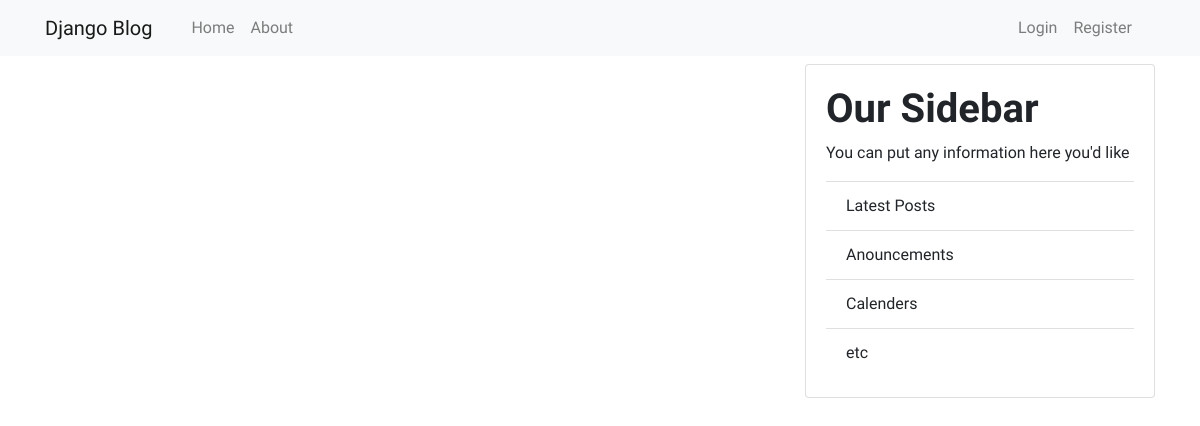
The app's page /, older data.
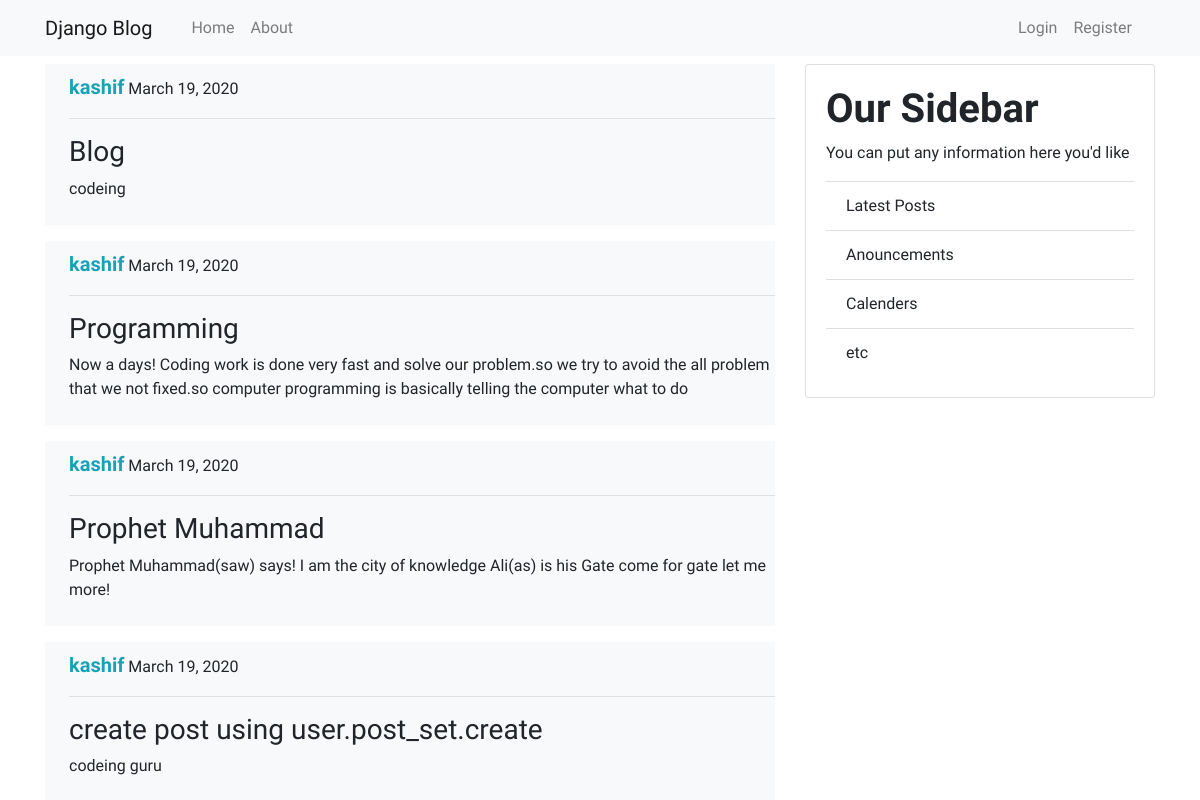
The same page, newer data.
### blog/models.py (models this page shows, shortened)
class Post(models.Model):
    title = models.CharField(max_length=200)
    content = models.TextField()
    date_posted = models.DateTimeField(default=timezone.now)
    author      = models.ForeignKey(User,on_delete=models.CASCADE)

### blog/views.py (the view)
# urls.py: path(''      , views.home , name="blog-home" ),
def home(request):
    context = {
        'posts':Post.objects.all()
    }
    return render(request,'blog/home.html',context)

### blog/templates/blog/home.html (shortened to what this page needs)
{% extends 'blog/base.html' %}
{% block content %}
  {% for post in posts %}
    <div class="bg-light mt-3 " >
      <div class="pl-4 pb-2 pt-2  ">
        <strong class="text-info " >{{ post.author }}</strong>  {{ post.date_posted|date:'F d, Y' }} <hr>
        <h3>{{ post.title }}</h3>
        <p>{{ post.content }} </p>
      </div>
    </div>
  {% endfor %}
{% endblock content %}

### blog/templates/blog/base.html (shortened to what this page needs)
{% load static %}
<!DOCTYPE html>
<html lang="en">
<head>
  <link rel="stylesheet" type="text/css" href="{% static 'blog/css/bootstrap.min.css'%}">
  <link rel="stylesheet" type="text/css" href="{% static 'blog/css/style.css'%}">
</head>
<body>
  <div class="container-fluid">
    <header >
      <nav class="navbar navbar-expand-lg fixed-top  navbar-light bg-light ">
        <div class="container">
          <a href="#" class="navbar-brand">Django Blog</a>
        <div class="collapse navbar-collapse container"  id="navBar" >
          <ul class="navbar-nav mr-auto">
            <li class="nav-item">
              <a href="/" class="nav-link">Home</a>
            </li>
            <li class="nav-item">
              <a href="about/" class="nav-link">About</a>
            </li>
          </ul>
          <div class="form-inline navbar-nav  my-2 my-lg-0">
            <li class="nav-item">
              <a href="#" class="nav-link">Login</a>
            </li>
            <li class="nav-item">
              <a href="#" class="nav-link" >Register</a>
            </li>
          </div>
        </div>
        </div>
      </nav>
    </header>
    <div class="container mt-5"  >
      <div class="row">
        <div class="col-12 col-sm-8 col-md-8 col-lg-8 col-xl-8 ">
          {% block content %} {% endblock content %}
        </div>
        <div class="col-12 col-sm-4 col-md-4 col-lg-4 col-xl-4">
          <div class="card mt-3">
            <div class="card-body">
              <h1 class="font-weight-bold">Our Sidebar</h1>
              <p>You can put any information here you'd like</p>
              <ul class="list-group list-group-flush" >
                <li class="list-group-item" >Latest Posts</li>
                <li class="list-group-item" >Anouncements</li>
                <li class="list-group-item" >Calenders</li>
                <li class="list-group-item" >etc</li>
              </ul>
            </div>
          </div>
        </div>
      </div>
    </div>
  </div>
</body>
</html>

### blog/static/blog/css/style.css (style rules this page uses)
body { font-family: 'Barlow Condensed', sans-serif; background-image: url('https://images.pexels.com/photos/667838/pexels-photo-667838.jpeg?auto=compress&cs=tinysrgb&dpr=2&h=750&w=1260'); background-size: cover; }
strong { font-size: 20px; }

Row changes from the older to the newer data that the page shows:
added Post: author "kashif", date_posted "March 19, 2020", title "Blog", content "codeing"
added Post: author "kashif", date_posted "March 19, 2020", title "Programming", content "Now a days! Coding work is done very fast and solve our problem.so we try to avoid the all problem that we not fixed.so computer programming is basically telling the computer what to do"
added Post: author "kashif", date_posted "March 19, 2020", title "Prophet Muhammad", content "Prophet Muhammad(saw) says! I am the city of knowledge Ali(as) is his Gate come for gate let me more!"
added Post: author "kashif", date_posted "March 19, 2020", title "create post using user.post_set.create", content "codeing guru"
